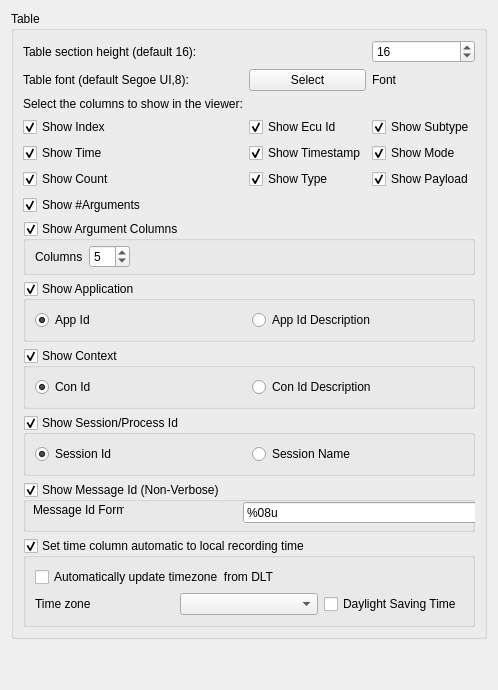
     <widget class="QWidget" name="tab_3">
      <attribute name="title">
       <string>Project Table</string>
      </attribute>
      <layout class="QGridLayout" name="gridLayout_6">
       <item row="0" column="0">
        <widget class="QGroupBox" name="groupBox">
         <property name="title">
          <string>Table</string>
         </property>
         <layout class="QGridLayout" name="gridLayout_7">
          <item row="7" column="0">
           <widget class="QGroupBox" name="groupBoxAutomaticTimeSettings">
            <property name="title">
             <string>Set time column automatic to local recording time</string>
            </property>
            <property name="checkable">
             <bool>true</bool>
            </property>
            <layout class="QGridLayout" name="gridLayout_9">
             <item row="1" column="0">
              <widget class="QLabel" name="labelTimezone">
               <property name="text">
                <string>Time zone</string>
               </property>
              </widget>
             </item>
             <item row="0" column="0" colspan="3">
              <widget class="QCheckBox" name="checkBoxAutomaticTimezone">
               <property name="text">
                <string>Automatically update timezone  from DLT</string>
               </property>
              </widget>
             </item>
             <item row="1" column="1">
              <widget class="QComboBox" name="comboBoxUTCOffset"/>
             </item>
             <item row="1" column="2">
              <widget class="QCheckBox" name="checkBoxDST">
               <property name="text">
                <string>Daylight Saving Time</string>
               </property>
              </widget>
             </item>
            </layout>
           </widget>
          </item>
          <item row="5" column="0">
           <widget class="QGroupBox" name="groupBoxSessionId">
            <property name="title">
             <string>Show Session/Process Id</string>
            </property>
            <property name="checkable">
             <bool>true</bool>
            </property>
            <layout class="QHBoxLayout" name="horizontalLayout_2">
             <item>
              <widget class="QRadioButton" name="radioButtonSessionId">
               <property name="text">
                <string>Session Id</string>
               </property>
               <property name="checked">
                <bool>true</bool>
               </property>
              </widget>
             </item>
             <item>
              <widget class="QRadioButton" name="radioButtonSessionName">
               <property name="text">
                <string>Session Name</string>
               </property>
              </widget>
             </item>
            </layout>
           </widget>
          </item>
          <item row="4" column="0">
           <widget class="QGroupBox" name="groupBoxConId">
            <property name="title">
             <string>Show Context</string>
            </property>
            <property name="checkable">
             <bool>true</bool>
            </property>
            <layout class="QHBoxLayout" name="horizontalLayout_3">
             <item>
              <widget class="QRadioButton" name="radioButtonConId">
               <property name="text">
                <string>Con Id</string>
               </property>
               <property name="checked">
                <bool>true</bool>
               </property>
              </widget>
             </item>
             <item>
              <widget class="QRadioButton" name="radioButtonConIdDesc">
               <property name="text">
                <string>Con Id Description</string>
               </property>
               <property name="checked">
                <bool>false</bool>
               </property>
              </widget>
             </item>
            </layout>
           </widget>
          </item>
          <item row="3" column="0">
           <widget class="QGroupBox" name="groupBoxAppId">
            <property name="autoFillBackground">
             <bool>false</bool>
            </property>
            <property name="styleSheet">
             <string notr="true"/>
            </property>
            <property name="title">
             <string>Show Application</string>
            </property>
            <property name="flat">
             <bool>false</bool>
            </property>
            <property name="checkable">
             <bool>true</bool>
            </property>
            <layout class="QHBoxLayout" name="horizontalLayout">
             <item>
              <widget class="QRadioButton" name="radioButtonAppId">
               <property name="text">
                <string>App Id</string>
               </property>
               <property name="checked">
                <bool>true</bool>
               </property>
              </widget>
             </item>
             <item>
              <widget class="QRadioButton" name="radioButtonAppIdDesc">
               <property name="text">
                <string>App Id Description</string>
               </property>
               <property name="checked">
                <bool>false</bool>
               </property>
              </widget>
             </item>
            </layout>
           </widget>
          </item>
          <item row="2" column="0">
           <widget class="QGroupBox" name="groupBoxArguments">
            <property name="minimumSize">
             <size>
              <width>0</width>
              <height>53</height>
             </size>
            </property>
            <property name="title">
             <string>Show Argument Columns</string>
            </property>
            <property name="checkable">
             <bool>true</bool>
            </property>
            <layout class="QGridLayout" name="gridLayout_11">
             <property name="topMargin">
              <number>4</number>
             </property>
             <property name="bottomMargin">
              <number>4</number>
             </property>
             <item row="0" column="0">
              <widget class="QLabel" name="label_Columns">
               <property name="text">
                <string>Columns</string>
               </property>
              </widget>
             </item>
             <item row="0" column="1">
              <widget class="QSpinBox" name="spinBox_showArguments">
               <property name="maximum">
                <number>15</number>
               </property>
               <property name="value">
                <number>5</number>
               </property>
              </widget>
             </item>
             <item row="0" column="2">
              <spacer name="horizontalSpacer_2">
               <property name="orientation">
                <enum>Qt::Horizontal</enum>
               </property>
               <property name="sizeHint" stdset="0">
                <size>
                 <width>40</width>
                 <height>20</height>
                </size>
               </property>
              </spacer>
             </item>
            </layout>
           </widget>
          </item>
          <item row="1" column="0">
           <layout class="QGridLayout" name="gridLayout_3">
            <item row="6" column="2">
             <widget class="QCheckBox" name="checkBoxMode">
              <property name="text">
               <string>Show Mode</string>
              </property>
              <property name="checked">
               <bool>true</bool>
              </property>
             </widget>
            </item>
            <item row="5" column="0">
             <widget class="QCheckBox" name="checkBoxIndex">
              <property name="text">
               <string>Show Index</string>
              </property>
              <property name="checked">
               <bool>true</bool>
              </property>
             </widget>
            </item>
            <item row="3" column="2">
             <widget class="QLabel" name="labelFont">
              <property name="text">
               <string>Font</string>
              </property>
             </widget>
            </item>
            <item row="5" column="1">
             <widget class="QCheckBox" name="checkBoxEcuid">
              <property name="text">
               <string>Show Ecu Id</string>
              </property>
              <property name="checked">
               <bool>true</bool>
              </property>
             </widget>
            </item>
            <item row="6" column="1">
             <widget class="QCheckBox" name="checkBoxTimestamp">
              <property name="text">
               <string>Show Timestamp</string>
              </property>
              <property name="checked">
               <bool>true</bool>
              </property>
             </widget>
            </item>
            <item row="4" column="0">
             <widget class="QLabel" name="labelShowColumn">
              <property name="text">
               <string>Select the columns to show in the viewer:</string>
              </property>
             </widget>
            </item>
            <item row="3" column="0">
             <widget class="QLabel" name="label_3">
              <property name="text">
               <string>Table font (default Segoe UI,8):</string>
              </property>
             </widget>
            </item>
            <item row="6" column="0">
             <widget class="QCheckBox" name="checkBoxTime">
              <property name="text">
               <string>Show Time</string>
              </property>
              <property name="checked">
               <bool>true</bool>
              </property>
             </widget>
            </item>
            <item row="2" column="2">
             <widget class="QSpinBox" name="spinBoxSectionSize">
              <property name="toolTip">
               <string>Range between 1 and 40</string>
              </property>
              <property name="minimum">
               <number>1</number>
              </property>
              <property name="maximum">
               <number>40</number>
              </property>
              <property name="singleStep">
               <number>1</number>
              </property>
              <property name="value">
               <number>16</number>
              </property>
             </widget>
            </item>
            <item row="7" column="1">
             <widget class="QCheckBox" name="checkBoxType">
              <property name="text">
               <string>Show Type</string>
              </property>
              <property name="checked">
               <bool>true</bool>
              </property>
             </widget>
            </item>
            <item row="8" column="0">
             <widget class="QCheckBox" name="checkBoxNoar">
              <property name="text">
               <string>Show #Arguments</string>
              </property>
              <property name="checked">
               <bool>true</bool>
              </property>
             </widget>
            </item>
            <item row="3" column="1">
             <widget class="QPushButton" name="pushButtonSelectFont">
              <property name="text">
               <string>Select</string>
              </property>
             </widget>
            </item>
            <item row="2" column="0">
             <widget class="QLabel" name="labelSpacer">
              <property name="text">
               <string>Table section height (default 16):</string>
              </property>
             </widget>
            </item>
            <item row="5" column="2">
             <widget class="QCheckBox" name="checkBoxSubtype">
              <property name="text">
               <string>Show Subtype</string>
              </property>
              <property name="checked">
               <bool>true</bool>
              </property>
             </widget>
            </item>
            <item row="7" column="0">
             <widget class="QCheckBox" name="checkBoxCount">
              <property name="text">
               <string>Show Count</string>
              </property>
              <property name="checked">
               <bool>true</bool>
              </property>
             </widget>
            </item>
            <item row="7" column="2">
             <widget class="QCheckBox" name="checkBoxPayload">
              <property name="text">
               <string>Show Payload</string>
              </property>
              <property name="checked">
               <bool>true</bool>
              </property>
             </widget>
            </item>
           </layout>
          </item>
          <item row="6" column="0">
           <widget class="QGroupBox" name="groupBoxMessageId">
            <property name="sizePolicy">
             <sizepolicy hsizetype="Preferred" vsizetype="Minimum">
              <horstretch>0</horstretch>
              <verstretch>0</verstretch>
             </sizepolicy>
            </property>
            <property name="minimumSize">
             <size>
              <width>0</width>
              <height>50</height>
             </size>
            </property>
            <property name="title">
             <string>Show Message Id (Non-Verbose)</string>
            </property>
            <property name="checkable">
             <bool>true</bool>
            </property>
            <widget class="QComboBox" name="comboBox_MessageIdFormat">
             <property name="geometry">
              <rect>
               <x>220</x>
               <y>20</y>
               <width>261</width>
               <height>21</height>
              </rect>
             </property>
             <property name="editable">
              <bool>true</bool>
             </property>
             <property name="currentText">
              <string>%08u</string>
             </property>
             <property name="maxCount">
              <number>30</number>
             </property>
            </widget>
            <widget class="QLabel" name="label_MessageIdFormat">
             <property name="geometry">
              <rect>
               <x>10</x>
               <y>20</y>
               <width>91</width>
               <height>16</height>
              </rect>
             </property>
             <property name="text">
              <string>Message Id Format</string>
             </property>
            </widget>
           </widget>
          </item>
         </layout>
        </widget>
       </item>
       <item row="1" column="0">
        <spacer name="verticalSpacer_2">
         <property name="orientation">
          <enum>Qt::Vertical</enum>
         </property>
         <property name="sizeHint" stdset="0">
          <size>
           <width>20</width>
           <height>40</height>
          </size>
         </property>
        </spacer>
       </item>
      </layout>
     </widget>
